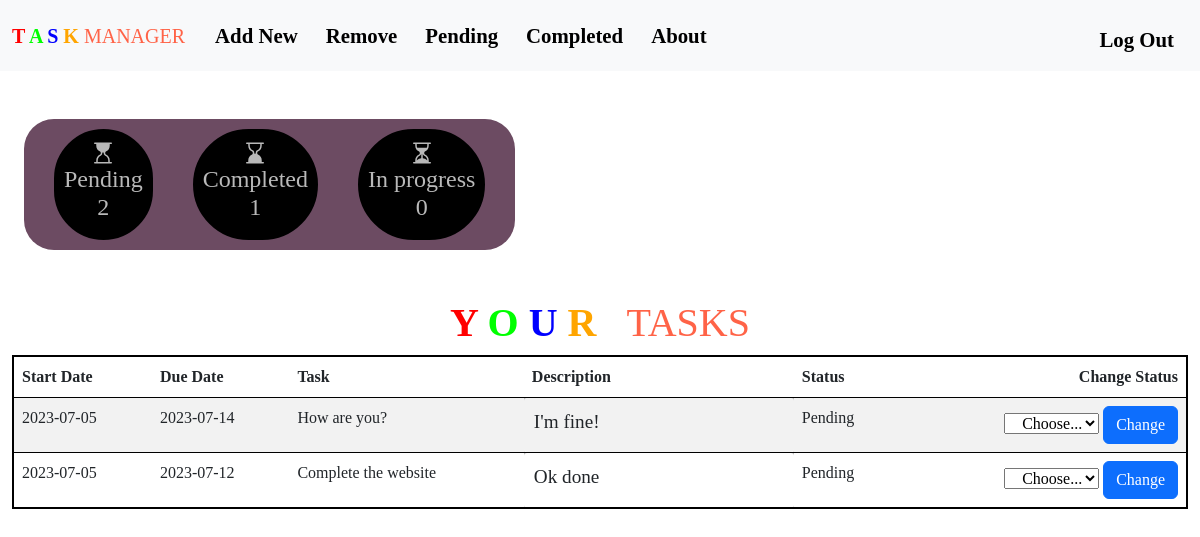
/ (signed in), run on the app's committed database.
### tables this page shows
CREATE TABLE new_task (
    id INTEGER PRIMARY KEY AUTOINCREMENT NOT NULL,
    username TEXT NOT NULL,
    due_date TEXT NOT NULL,
    start_date TEXT NOT NULL,
    task TEXT NOT NULL CHECK(length(task) <= 100),
    description TEXT NOT NULL CHECK(length(description) <= 500),
    status TEXT NOT NULL CHECK(status IN ('Pending', 'Completed', 'In Progress')),
    timestamp TIMESTAMP DEFAULT CURRENT_TIMESTAMP
);

### app.py (the view, shortened to what this page needs)
@app.route("/", methods=["GET", "POST"])
@login_required
def index():
    TASKS = db.execute(
        "SELECT * FROM new_task WHERE status != 'Completed' AND username = ? ORDER BY timestamp DESC",
        (session["user_id"],),
    )
    pending = db.execute(
        "SELECT COUNT(task) AS pending FROM new_task WHERE status = 'Pending' AND username = ?",
        session["user_id"],
    )[0]
    print(pending["pending"])
    completed = db.execute(
        "SELECT COUNT(task) AS completed FROM new_task WHERE status = 'Completed' AND username = ?",
        session["user_id"],
    )[0]
    print(completed["completed"])
    in_progress = db.execute(
        "SELECT COUNT(task) AS in_progress FROM new_task WHERE status = 'In Progress' AND username = ?",
        session["user_id"],
    )[0]
    print(in_progress["in_progress"])
    return render_template(
        "index.html",
        TASKS=TASKS,
        pending=pending["pending"],
        completed=completed["completed"],
        in_progress=in_progress["in_progress"],
    )

### help.py (called while the page is built)
def login_required(f):
    @wraps(f)
    def decorated_function(*args, **kwargs):
        if session.get("user_id") is None:
            return redirect("/login")
        return f(*args, **kwargs)
    return decorated_function

### templates/index.html (shortened to what this page needs)
{% extends 'layout.html' %}
{% block main %}
  <div class="container-xxl">
    <div class="d-flex flex-row mb-3 status-div">
      <div class="p-2 status">
        <div class="ml-3">
          <div class="h4 mb-0">Pending</div>
          <div class="larger">
            <h4>{{ pending }}</h4>
          </div>
        </div>
      </div>
      <div class="p-2 status">
        <div class="ml-3">
          <div class="h4 mb-0">Completed</div>
          <div class="larger">
            <h4>{{ completed }}</h4>
          </div>
        </div>
      </div>
      <div class="p-2 status">
        <div class="ml-3">
          <div class="h4 mb-0">In progress</div>
          <div class="larger">
            <h4>{{ in_progress }}</h4>
          </div>
        </div>
      </div>
    </div>
  </div>
  <h1 class="heading">
    <strong>
      <span style="color: #FF0000;">Y</span>
      <span style="color: #00FF00;">O</span>
      <span style="color: #0000FF;">U</span>
      <span style="color: #FFA500;">R</span>
      <span style="color: #FF0000;">&nbsp;</span>
    </strong>
    <span style="color: #FF6347;">TASKS</span>
  </h1>
  <table class="table table-striped index-table">
    <thead>
      <tr>
        <th class="text-start">Start Date</th>
        <th class="text-start">Due Date</th>
        <th class="text-start">Task</th>
        <th class="text-start">Description</th>
        <th class="text-start">Status</th>
        <th class="text-end">Change Status</th>
      </tr>
    </thead>
    <tbody>
      {% for task in TASKS %}
        <tr>
          <td class="text-start">{{ task.start_date }}</td>
          <td class="text-start">{{ task.due_date }}</td>
          <td class="text-start">{{ task.task }}</td>
          <td class="text-start description">{{ task.description }}</td>
          <td class="text-start">{{ task.status }}</td>
          <td class="text-end">
            <form class="text-end" action="/" method="POST">
              <select class="text-end" name="change_status" value="{{ task.id }}">
                <option selected disabled>Choose...</option>
              </select>
              <button type="submit" class="btn btn-primary">Change</button>
            </form>
          </td>
        </tr>
      {% endfor %}
    </tbody>
  </table>
{% endblock %}

### templates/layout.html (shortened to what this page needs)
<!DOCTYPE html>
<html lang="en">
  <head>
    <link href="https://cdn.jsdelivr.net/npm/bootstrap@5.3.0/dist/css/bootstrap.min.css" rel="stylesheet" />
    <link rel="stylesheet" href="/static/styles.css" />
  </head>
  <body>
    <nav class="navbar navbar-expand-lg bg-body-tertiary">
      <div class="container-fluid">
        <a class="navbar-brand nav-icon" href="/">
          <strong>
            <span style="color: #FF0000;">T</span>
            <span style="color: #00FF00;">A</span>
            <span style="color: #0000FF;">S</span>
            <span style="color: #FFA500;">K</span>
          </strong>
          <span style="color: #FF6347;">MANAGER</span>
        </a>
        <div class="collapse navbar-collapse" id="navbarNav">
          {% if session['user_id'] %}
            <ul class="navbar-nav">
              <li class="nav-item">
                <a class="nav-link active" aria-current="page" href="/add_new_task"><strong>Add New</strong></a>
              </li>
              <li class="nav-item">
                <a class="nav-link active" aria-current="page" href="/remove_task"><strong>Remove</strong></a>
              </li>
              <li class="nav-item">
                <a class="nav-link active" href="/pending_task"><strong>Pending</strong></a>
              </li>
              <li class="nav-item">
                <a class="nav-link active" href="/completed_task"><strong>Completed</strong></a>
              </li>
              <li class="nav-item">
                <a class="nav-link active" href="/about"><strong>About</strong></a>
              </li>
            </ul>
            <ul class="navbar-nav ms-auto mt-2">
              <li class="nav-item">
                <a class="nav-link active" href="/logout"><Strong>Log Out</Strong></a>
              </li>
            </ul>
          {% endif %}
        </div>
      </div>
    </nav>
    <main class="container-fluid py-5 text-center">
      {% block main %}
      {% endblock %}
    </main>
  </body>
</html>

### static/styles.css (style rules this page uses)
* { font-family: Georgia, 'Times New Roman', Times, serif; }
nav li { margin-left: 6px; margin-right: 6px; font-size: 1.3rem; }
.status-div { background-color: #6c4b62; align-items: center; padding: 10px; border-radius: 30px; position: absolute; }
.status { margin-right: 20px; margin-left: 20px; border: 2px solid black; background-color: #000000; color: #b9b9b9; border-radius: 70px; }
.heading { margin-top: 180px; }
.index-table { justify-content: center; align-items: center; border: 2px solid black; border-radius: 20px; background-color: #b9b9b9; }
.index-table thead { background-color: #6c4b62; }
.index-table .description { width: 270px; text-align: left; font-size: 1.2rem; border-radius: 3px; margin: 10px; padding: 10px; max-height: 200px; overflow-y: auto; }

### data on the page
new_task: start_date "2023-07-05", due_date "2023-07-14", task "How are you?", description "I'm fine!", status "Pending"
new_task: start_date "2023-07-05", due_date "2023-07-12", task "Complete the website", description "Ok done", status "Pending"

### other printed values
{{ pending }} "2"
{{ completed }} "1"
{{ in_progress }} "0"
